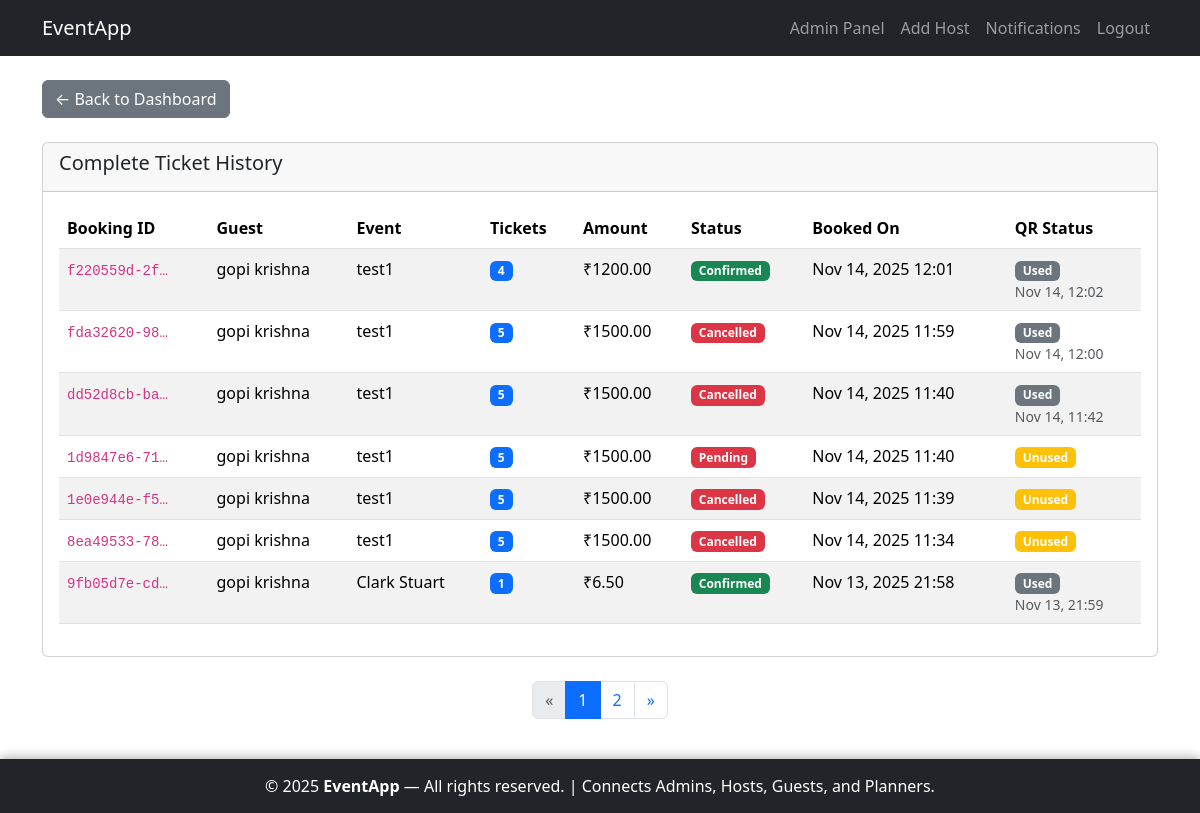
/adminpanel/ticket-history/ (signed in), run on the app's committed database.
### guest/models.py (models this page shows, shortened)
class Booking(models.Model):
    STATUS_CHOICES = [
        ('confirmed', 'Confirmed'),
        ('cancelled', 'Cancelled'),
    ]
    guest = models.ForeignKey(
        settings.AUTH_USER_MODEL,
        on_delete=models.CASCADE,
        related_name='bookings'
    )
    event = models.ForeignKey(
        'host.Event',
        on_delete=models.CASCADE,
        related_name='bookings'
    )
    booking_id = models.UUIDField(default=uuid.uuid4, editable=False, unique=True)
    ticket_quantity = models.PositiveIntegerField(default=1)
    total_amount = models.DecimalField(max_digits=10, decimal_places=2)
    status = models.CharField(max_length=10, choices=STATUS_CHOICES, default='pending')
    qrcode = models.ImageField(upload_to='qrcodes/', blank=True, null=True)
    created_at = models.DateTimeField(auto_now_add=True)
    is_used = models.BooleanField(default=False)
    scanned_at = models.DateTimeField(null=True, blank=True)
    class Meta:
        ordering = ['-created_at']

### accounts/models.py (models this page shows, shortened)
class CustomUser(AbstractUser):
    ROLE_CHOICES = [
        ('planner', 'Planner'),
        ('guest', 'Guest'),
        ('host', 'Host'),
    ]
    role = models.CharField(
        max_length=10, choices=ROLE_CHOICES, blank=True, null=True,
        help_text="User role (None for superusers/admins)"
    )
    full_name = models.CharField(max_length=255, blank=True)
    email = models.EmailField(unique=True, blank=False)  # Enforced required in forms
    mobile_number = models.CharField(max_length=10, blank=True)
    address = models.TextField(blank=True)
    profile_picture = models.ImageField(upload_to='profiles/', blank=True, null=True)
    is_approved = models.BooleanField(default=False, help_text="For planners/guests only")

### host/models.py (models this page shows, shortened)
class Event(models.Model):
    NEEDS_CHOICES = [
        ('catering', 'Catering'),
        ('decorations', 'Decorations'),
        ('photography', 'Photography'),
        ('music', 'Music/DJ'),
        ('venue', 'Venue Setup'),
        ('other', 'Other'),
    ]
    host = models.ForeignKey(settings.AUTH_USER_MODEL, on_delete=models.CASCADE, related_name='events')
    name = models.CharField(max_length=255)
    start_date = models.DateTimeField()
    end_date = models.DateTimeField()
    budget = models.DecimalField(max_digits=10, decimal_places=2)
    guest_count = models.PositiveIntegerField()
    needs = models.CharField(max_length=255, blank=True)
    banner = models.ImageField(upload_to='events/', blank=True, null=True)
    venue_details = models.TextField(blank=True)
    created_at = models.DateTimeField(auto_now_add=True)
    updated_at = models.DateTimeField(auto_now=True)
    class Meta:
        ordering = ['-created_at']

### adminpanel/views.py (the view)
# urls.py: path('ticket-history/', TicketHistoryView.as_view(), name='ticket_history'),
class TicketHistoryView(LoginRequiredMixin, AdminRequiredMixin, TemplateView):
    template_name = 'adminpanel/ticket_history.html'
    def get_context_data(self, **kwargs):
        context = super().get_context_data(**kwargs)
        queryset = Booking.objects.select_related(
            'guest', 'event'
        ).order_by('-created_at')
        page_obj, paginated_queryset = paginate_queryset(self.request, queryset)
        context['ticket_history'] = paginated_queryset
        context['page_obj'] = page_obj     # Required by your pagination template
        return context

### adminpanel/views.py (called while the page is built)
    def test_func(self):
        return self.request.user.is_superuser

### utils/pagination.py (called while the page is built)
def paginate_queryset(request, queryset):
    paginator = Paginator(queryset, DEFAULT_PER_PAGE)
    page_number = request.GET.get('page')
    try:
        page_obj = paginator.page(page_number)
    except PageNotAnInteger:
        page_obj = paginator.page(1)
    except EmptyPage:
        page_obj = paginator.page(paginator.num_pages)
    return page_obj, page_obj.object_list

### adminpanel/templates/adminpanel/ticket_history.html (shortened to what this page needs)
{% extends "accounts/base.html" %}
{% block content %}
<div class="row">
    <div class="col-12">
        <a href="{% url 'adminpanel:dashboard' %}" class="btn btn-secondary mb-3">← Back to Dashboard</a>
    </div>
</div>
<div class="row mt-2">
    <div class="col-12">
        <div class="card">
            <div class="card-header">
                <h5>Complete Ticket History</h5>
            </div>
            <div class="card-body">
                <div class="table-responsive">
                    <table class="table table-striped table-hover">
                        <thead>
                            <tr>
                                <th>Booking ID</th>
                                <th>Guest</th>
                                <th>Event</th>
                                <th>Tickets</th>
                                <th>Amount</th>
                                <th>Status</th>
                                <th>Booked On</th>
                                <th>QR Status</th>
                            </tr>
                        </thead>
                        <tbody>
                            {% for booking in ticket_history %}
                            <tr>
                                <td><code>{{ booking.booking_id|truncatechars:12 }}</code></td>
                                <td>{{ booking.guest.full_name }}</td>
                                <td>{{ booking.event.name }}</td>
                                <td>
                                    <span class="badge bg-primary">{{ booking.ticket_quantity }}</span>
                                </td>
                                <td>₹{{ booking.total_amount|floatformat:2 }}</td>
                                <td>
                                    <span class="badge bg-{% if booking.status == 'confirmed' %}success{% else %}danger{% endif %}">
                                        {{ booking.status|title }}
                                    </span>
                                </td>
                                <td>{{ booking.created_at|date:"M d, Y H:i" }}</td>
                                <td>
                                    {% if booking.is_used %}
                                        <span class="badge bg-secondary">Used</span>
                                        <small class="text-muted d-block">{{ booking.scanned_at|date:"M d, H:i" }}</small>
                                    {% else %}
                                        <span class="badge bg-warning">Unused</span>
                                    {% endif %}
                                </td>
                            </tr>
                            {% empty %}
                            <tr>
                                <td colspan="8" class="text-center text-muted">
                                    No tickets sold yet.
                                </td>
                            </tr>
                            {% endfor %}
                        </tbody>
                    </table>
                </div>
            </div>
        </div>
    </div>
</div>
{% include 'partials/pagination.html' %}
{% endblock %}

### accounts/templates/accounts/base.html (style rules this page uses)
html, body { height: 100%; margin: 0; }
body { display: flex; flex-direction: column; min-height: 100vh; }

### data on the page
Booking: booking_id "f220559d-2f…", guest.full_name "gopi krishna", event.name "test1", ticket_quantity "4", total_amount "1200.00", status "Confirmed", created_at "Nov 14, 2025 12:01", scanned_at "Nov 14, 12:02"
Booking: booking_id "fda32620-98…", guest.full_name "gopi krishna", event.name "test1", ticket_quantity "5", total_amount "1500.00", status "Cancelled", created_at "Nov 14, 2025 11:59", scanned_at "Nov 14, 12:00"
Booking: booking_id "dd52d8cb-ba…", guest.full_name "gopi krishna", event.name "test1", ticket_quantity "5", total_amount "1500.00", status "Cancelled", created_at "Nov 14, 2025 11:40", scanned_at "Nov 14, 11:42"
Booking: booking_id "1d9847e6-71…", guest.full_name "gopi krishna", event.name "test1", ticket_quantity "5", total_amount "1500.00", status "Pending", created_at "Nov 14, 2025 11:40", is_used "Unused"
Booking: booking_id "1e0e944e-f5…", guest.full_name "gopi krishna", event.name "test1", ticket_quantity "5", total_amount "1500.00", status "Cancelled", created_at "Nov 14, 2025 11:39", is_used "Unused"
Booking: booking_id "8ea49533-78…", guest.full_name "gopi krishna", event.name "test1", ticket_quantity "5", total_amount "1500.00", status "Cancelled", created_at "Nov 14, 2025 11:34", is_used "Unused"
Booking: booking_id "9fb05d7e-cd…", guest.full_name "gopi krishna", event.name "Clark Stuart", ticket_quantity "1", total_amount "6.50", status "Confirmed", created_at "Nov 13, 2025 21:58", scanned_at "Nov 13, 21:59"

### other printed values
{{ num }} "1" "2"
